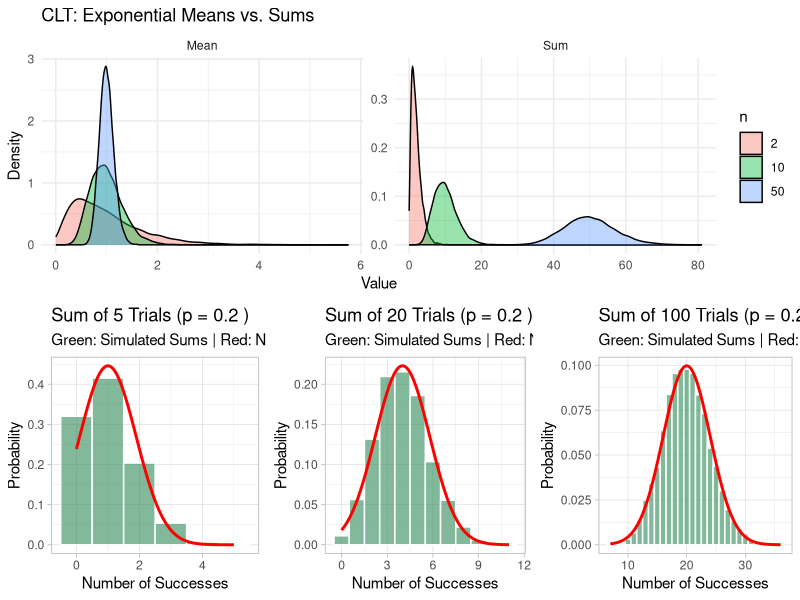

This chart was generated by the following R code:
library(ggplot2)
library(gridExtra)

# Reproducibility
set.seed(238)
n_sims <- 10000
sample_sizes <- c(2, 10, 50)

# 1. Comparison of Means vs Sums
# This function generates data for both mean and sum
generate_clt_data <- function(dist_type, sizes) {
  df_list <- list()
  for (n in sizes) {
    samples <- replicate(n_sims, {
      if(dist_type == "exp") rexp(n, rate = 1)
      else runif(n, 0, 1)
    })
    
    # Calculate means and sums
    means <- colMeans(samples)
    sums <- colSums(samples)
    
    df_list[[as.character(n)]] <- data.frame(
      val = c(means, sums),
      n = as.factor(n),
      stat = rep(c("Mean", "Sum"), each = n_sims)
    )
  }
  do.call(rbind, df_list)
}

# Plot Exponential Means vs Sums
exp_data <- generate_clt_data("exp", sample_sizes)
p_exp <- ggplot(exp_data, aes(x = val, fill = n)) +
  geom_density(alpha = 0.4) +
  facet_wrap(~stat, scales = "free") +
  labs(title = "CLT: Exponential Means vs. Sums", x = "Value", y = "Density") +
  theme_minimal()

# We use the fact that a Binomial(n, p) is the sum of n Bernoulli trials
binom_clt_plot <- function(n, p = 0.2) {
  sums <- rbinom(n_sims, n, p)
  df <- data.frame(x = sums)
  
  # Normal approximation parameters
  mu <- n * p
  sigma <- sqrt(n * p * (1 - p))
  
  ggplot(df, aes(x = x)) +
    geom_histogram(aes(y = ..density..), binwidth = 1, fill = "seagreen", color = "white", alpha = 0.6) +
    stat_function(fun = dnorm, args = list(mean = mu, sd = sigma), color = "red", size = 1) +
    labs(title = paste("Sum of", n, "Trials (p =", p, ")"),
         subtitle = "Green: Simulated Sums | Red: Normal Approximation",
         x = "Number of Successes", y = "Probability") +
    theme_light()
}

# Create three stages of the Binomial distribution
b1 <- binom_clt_plot(5)
b2 <- binom_clt_plot(20)
b3 <- binom_clt_plot(100)

# Display plots
grid.arrange(p_exp, b1, b2, b3, layout_matrix = rbind(c(1,1,1), c(2,3,4)))

